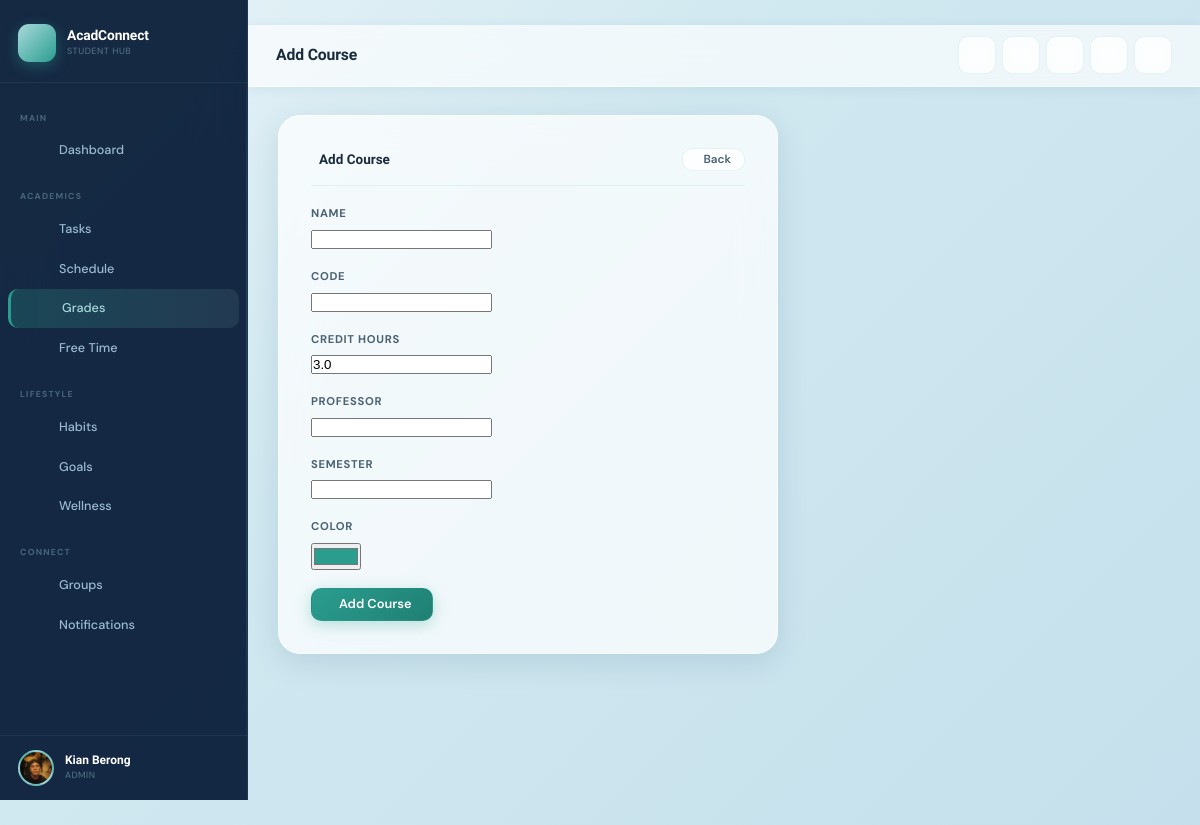
The app's page /grades/course/create/ (signed in) with its own data.
### apps/accounts/models.py (models this page shows, shortened)
class User(AbstractUser):
    ROLE_CHOICES = [
        ('student', 'Student'),
        ('professor', 'Professor'),
        ('admin', 'Admin'),
    ]
    role = models.CharField(max_length=20, choices=ROLE_CHOICES, default='student')
    profile_photo = models.ImageField(upload_to='profiles/', blank=True, null=True)
    bio = models.TextField(blank=True)
    semester = models.CharField(max_length=20, blank=True)
    gpa_threshold = models.FloatField(default=2.0, help_text="Alert if GPA falls below this value")
    stress_level = models.IntegerField(default=5, help_text="1-10 scale")
    dark_mode = models.BooleanField(default=False)
    is_email_verified = models.BooleanField(default=False)
    email = models.EmailField(unique=True, blank=False)
    @property
    def full_name(self):
        return f"{self.first_name} {self.last_name}".strip() or self.username

### apps/grades/views.py (the view)
# urls.py: path('course/create/', views.course_create, name='course_create'),
@login_required
def course_create(request):
    if request.method == 'POST':
        form = CourseForm(request.POST)
        if form.is_valid():
            course = form.save(commit=False)
            course.user = request.user
            course.save()
            messages.success(request, f"Course '{course.name}' added!")
            return redirect('grades:dashboard')
    else:
        form = CourseForm()
    return render(request, 'grades/course_form.html', {'form': form, 'action': 'Add'})

### apps/grades/forms.py
class CourseForm(forms.ModelForm):
    class Meta:
        model = Course
        fields = ['name', 'code', 'credit_hours', 'professor', 'semester', 'color']
        widgets = {'color': forms.TextInput(attrs={'type': 'color'})}

### templates/grades/course_form.html (shortened to what this page needs)
﻿{% extends 'base.html' %}
{% block page_title %}{{ action }} Course{% endblock %}
{% block content %}
<div style="max-width:500px;">
  <div class="card form-glass">
    <div class="card-header">
      <span class="card-title"> {{ action }} Course</span>
      <a href="{% url 'grades:dashboard' %}" class="btn btn-secondary btn-sm">
         Back
      </a>
    </div>
    <form method="post">
      {% for field in form %}
      <div class="form-group">
        <label class="form-label">{{ field.label }}</label>
        {{ field }}
      </div>
      {% endfor %}
      <button type="submit" class="btn btn-primary" id="save-course-btn">
         {{ action }} Course
      </button>
    </form>
  </div>
</div>
{% endblock %}

### templates/base.html (shortened to what this page needs)
{% load static %}
<!DOCTYPE html>
<html lang="en"
  data-theme="{% if request.user.is_authenticated and request.user.dark_mode %}dark{% else %}light{% endif %}">
<head>
  <link rel="stylesheet" href="{% static 'css/main.css' %}">
  <link rel="stylesheet" href="{% static 'css/features.css' %}">
  <link rel="stylesheet" href="https://cdn.jsdelivr.net/npm/@phosphor-icons/web@2.1.1/src/regular/style.css">
  <link href="https://cdn.jsdelivr.net/npm/fullcalendar@6.1.10/index.global.min.css" rel="stylesheet">
</head>
<body>
  {% if request.user.is_authenticated %}
  <div class="app-wrapper">
    <aside class="sidebar" id="app-sidebar">
      <div class="sidebar-header">
        <a href="{% url 'dashboard:home' %}" class="sidebar-brand">
          <div class="brand-icon"></div>
          <div>
            <span class="brand-name">AcadConnect</span>
            <span class="brand-sub">Student Hub</span>
          </div>
        </a>
      </div>
      <nav class="sidebar-nav">
        <div class="nav-section-label">Main</div>
        <a href="{% url 'dashboard:home' %}"
          class="nav-link {% if request.resolver_match.namespace == 'dashboard' %}active{% endif %}">
          <span>Dashboard</span>
        </a>
        <div class="nav-section-label">Academics</div>
        <a href="{% url 'tasks:list' %}"
          class="nav-link {% if request.resolver_match.namespace == 'tasks' %}active{% endif %}">
          <span>Tasks</span>
        </a>
        <a href="{% url 'schedule:calendar' %}"
          class="nav-link {% if request.resolver_match.namespace == 'schedule' and request.resolver_match.url_name != 'free_time' %}active{% endif %}">
          <span>Schedule</span>
        </a>
        <a href="{% url 'grades:dashboard' %}"
          class="nav-link {% if request.resolver_match.namespace == 'grades' %}active{% endif %}">
          <span>Grades</span>
        </a>
        <a href="{% url 'schedule:free_time' %}"
          class="nav-link {% if request.resolver_match.namespace == 'schedule' and request.resolver_match.url_name == 'free_time' %}active{% endif %}">
          <span>Free Time</span>
        </a>
        <div class="nav-section-label">Lifestyle</div>
        <a href="{% url 'habits:habits' %}"
          class="nav-link {% if request.resolver_match.namespace == 'habits' and request.resolver_match.url_name == 'habits' %}active{% endif %}">
          <span>Habits</span>
        </a>
        <a href="{% url 'habits:goals' %}"
          class="nav-link {% if request.resolver_match.namespace == 'habits' and request.resolver_match.url_name != 'habits' %}active{% endif %}">
          <span>Goals</span>
        </a>
        <a href="{% url 'wellness:hub' %}"
          class="nav-link {% if request.resolver_match.namespace == 'wellness' %}active{% endif %}">
          <span>Wellness</span>
        </a>
        <div class="nav-section-label">Connect</div>
        <a href="{% url 'collaboration:list' %}"
          class="nav-link {% if request.resolver_match.namespace == 'collaboration' %}active{% endif %}">
          <span>Groups</span>
        </a>
        <a href="{% url 'notifications:center' %}"
          class="nav-link {% if request.resolver_match.namespace == 'notifications' %}active{% endif %}">
          <span>Notifications</span>
        </a>
      </nav>
      <div class="sidebar-footer">
        <div class="user-mini">
          <div class="user-avt">
            {% if request.user.profile_photo %}
            <img src="{{ request.user.profile_photo.url }}" alt="{{ request.user.username }}">
            {% else %}
            {{ request.user.username|first|upper }}
            {% endif %}
          </div>
          <div>
            <div class="user-name">{{ request.user.full_name }}</div>
            <div class="user-role">{{ request.user.get_role_display }}</div>
          </div>
        </div>
      </div>
    </aside>
    <div class="main-content">
      <header class="topbar">
        <div class="topbar-left">
          <span class="topbar-title">{% block page_title %}Dashboard{% endblock %}</span>
        </div>
        <div class="topbar-actions">
          <a href="{% url 'tasks:create' %}" class="topbar-btn" title="Add Task">
          </a>
          <a href="{% url 'notifications:center' %}" class="topbar-btn" title="Notifications">
          </a>
          <button class="topbar-btn" id="theme-toggle-btn" title="Toggle theme" aria-label="Toggle dark/light mode">
          </button>
          <a href="{% url 'accounts:profile' %}" class="topbar-btn" title="Profile">
          </a>
          <a href="{% url 'accounts:logout' %}" class="topbar-btn" title="Logout">
          </a>
        </div>
      </header>
      <main class="page-content fade-in">
        {% block content %}{% endblock %}
      </main>
    </div>
  </div>
  {% else %}
  {% block auth_content %}{% endblock %}
  {% endif %}
</body>
</html>

### static/css/features.css (style rules this page uses)
:root { --lp-text: rgba(200,224,239,0.88); --lp-text-muted: rgba(200,224,239,0.55); --lp-text-faint: rgba(200,224,239,0.35); --lp-heading: #ffffff; --lp-eyebrow: #2A9D8F; --lp-border: rgba(168,218,220,0.18); --lp-border-hover: rgba(168,218,220,0.45); --lp-surface: rgba(255,255,255,0.04); --lp-surface-hover: rgba(168,218,220,0.08); --lp-card-bg: rgba(10,20,40,0.85); --lp-nav-scrolled: rgba(10,14,26,0.88); --lp-nav-border: rgba(168,218,220,0.12); --lp-mobile-bg: rgba(10,14,26,0.97); --lp-stats-bg: rgba(255,255,255,0.05); --lp-section-dark: rgba(0,0,0,0.25); --lp-section-alt: rgba(13,59,102,0.2); --lp-pill-bg: rgba(168,218,220,0.08); --lp-pill-hover: rgba(168,218,220,0.18); --lp-pill-icon: #A8DADC; --lp-pill-text: rgba(200,224,239,0.88); --lp-pill-hint: rgba(168,218,220,0.4); --lp-footer-bg: rgba(7,13,24,0.95); --lp-footer-text: rgba(200,224,239,0.5); --lp-footer-muted: rgba(200,224,239,0.3); --lp-footer-border: rgba(168,218,220,0.1); --lp-step-bg: rgba(255,255,255,0.04); --lp-step-hover: rgba(168,218,220,0.07); --lp-step-num: rgba(168,218,220,0.1); --lp-step-text: rgba(200,224,239,0.6); --lp-trust-bg: rgba(255,255,255,0.05); --lp-trust-hover: rgba(168,218,220,0.08); --lp-trust-text: rgba(200,224,239,0.6); --lp-vc-task-color: rgba(200,224,239,0.8); --lp-vc-bar-bg: rgba(168,218,220,0.1); --lp-ghost-border: rgba(168,218,220,0.3); --lp-ghost-color: rgba(200,224,239,0.85); --lp-ghost-hover: rgba(168,218,220,0.08); --lp-hamburger: rgba(200,224,239,0.8); }
[data-theme="light"] { --lp-text: #2d4a5e; --lp-text-muted: #4A6274; --lp-text-faint: #7A9AB5; --lp-heading: #0D3B66; --lp-eyebrow: #2A9D8F; --lp-border: rgba(13,59,102,0.14); --lp-border-hover: rgba(42,157,143,0.4); --lp-surface: rgba(255,255,255,0.75); --lp-surface-hover: rgba(42,157,143,0.06); --lp-card-bg: rgba(255,255,255,0.92); --lp-nav-scrolled: rgba(240,244,248,0.95); --lp-nav-border: rgba(13,59,102,0.1); --lp-mobile-bg: rgba(240,244,248,0.98); --lp-stats-bg: rgba(255,255,255,0.8); --lp-section-dark: rgba(13,59,102,0.05); --lp-section-alt: rgba(42,157,143,0.05); --lp-pill-bg: rgba(42,157,143,0.07); --lp-pill-hover: rgba(42,157,143,0.14); --lp-pill-icon: #2A9D8F; --lp-pill-text: #1A2B3C; --lp-pill-hint: rgba(42,157,143,0.6); --lp-footer-bg: #0D3B66; --lp-footer-text: rgba(200,224,239,0.75); --lp-footer-muted: rgba(200,224,239,0.45); --lp-footer-border: rgba(168,218,220,0.2); --lp-step-bg: rgba(255,255,255,0.8); --lp-step-hover: rgba(42,157,143,0.06); --lp-step-num: rgba(13,59,102,0.08); --lp-step-text: #4A6274; --lp-trust-bg: rgba(255,255,255,0.8); --lp-trust-hover: rgba(42,157,143,0.06); --lp-trust-text: #4A6274; --lp-vc-task-color: #4A6274; --lp-vc-bar-bg: rgba(13,59,102,0.1); --lp-ghost-border: rgba(13,59,102,0.25); --lp-ghost-color: #1A2B3C; --lp-ghost-hover: rgba(13,59,102,0.06); --lp-hamburger: #1A2B3C; }

### records on screen
User: user.profile_photo (picture), user.full_name "Kian Berong", user.role "ADMIN"

### other values on screen
{{ action }} "Add"
{{ field.label }} "NAME" "CODE" "CREDIT HOURS" "PROFESSOR" "SEMESTER" "COLOR"
